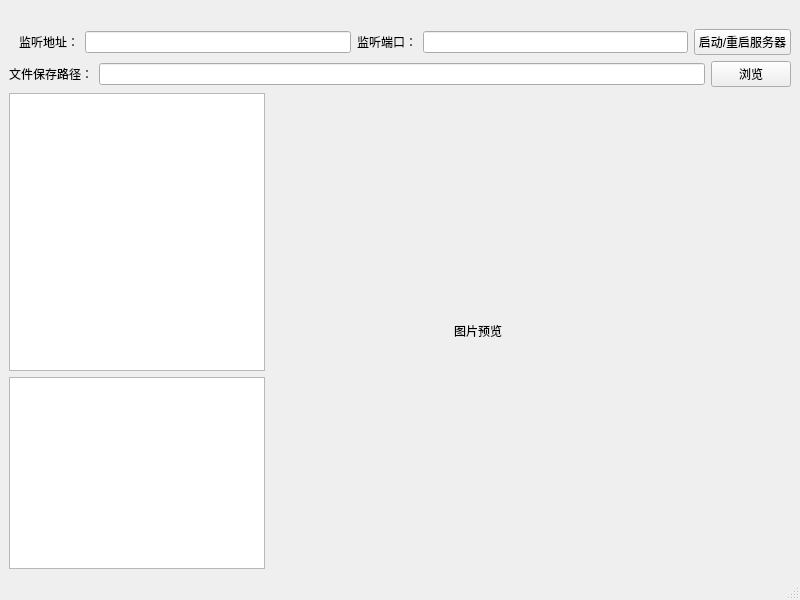
<?xml version="1.0" encoding="UTF-8"?>
<ui version="4.0">
 <class>MainWindow</class>
 <widget class="QMainWindow" name="MainWindow">
  <property name="geometry">
   <rect>
    <x>0</x>
    <y>0</y>
    <width>800</width>
    <height>600</height>
   </rect>
  </property>
  <property name="windowTitle">
   <string>MainWindow</string>
  </property>
  <widget class="QWidget" name="centralwidget">
   <layout class="QHBoxLayout" name="horizontalLayout">
    <item>
     <layout class="QVBoxLayout" name="verticalLayout">
      <item>
       <layout class="QHBoxLayout" name="horizontalLayout_2">
        <property name="leftMargin">
         <number>10</number>
        </property>
        <property name="topMargin">
         <number>20</number>
        </property>
        <item>
         <widget class="QLabel" name="label_2">
          <property name="text">
           <string>监听地址：</string>
          </property>
         </widget>
        </item>
        <item>
         <widget class="QLineEdit" name="serverAddressLineEdit"/>
        </item>
        <item>
         <widget class="QLabel" name="label">
          <property name="text">
           <string>监听端口：</string>
          </property>
         </widget>
        </item>
        <item>
         <widget class="QLineEdit" name="serverPortLineEdit"/>
        </item>
        <item>
         <widget class="QPushButton" name="startServerButton">
          <property name="text">
           <string>启动/重启服务器</string>
          </property>
         </widget>
        </item>
       </layout>
      </item>
      <item>
       <layout class="QHBoxLayout" name="horizontalLayout_3">
        <item>
         <widget class="QLabel" name="receivePathLineEditLabel">
          <property name="text">
           <string>文件保存路径：</string>
          </property>
         </widget>
        </item>
        <item>
         <widget class="QLineEdit" name="receivePathLineEdit"/>
        </item>
        <item>
         <widget class="QPushButton" name="browseReceiveButton">
          <property name="text">
           <string>浏览</string>
          </property>
         </widget>
        </item>
       </layout>
      </item>
      <item>
       <layout class="QHBoxLayout" name="horizontalLayout_4">
        <item>
         <layout class="QVBoxLayout" name="verticalLayout_2">
          <property name="leftMargin">
           <number>0</number>
          </property>
          <property name="topMargin">
           <number>0</number>
          </property>
          <item>
           <widget class="QListWidget" name="fileListWidget">
            <property name="sizePolicy">
             <sizepolicy hsizetype="Fixed" vsizetype="Expanding">
              <horstretch>0</horstretch>
              <verstretch>0</verstretch>
             </sizepolicy>
            </property>
           </widget>
          </item>
          <item>
           <widget class="QTextEdit" name="messageLogTextEdit">
            <property name="sizePolicy">
             <sizepolicy hsizetype="Fixed" vsizetype="Fixed">
              <horstretch>0</horstretch>
              <verstretch>0</verstretch>
             </sizepolicy>
            </property>
           </widget>
          </item>
         </layout>
        </item>
        <item>
         <widget class="ImagePreviewLabel" name="imagePreviewLabel">
          <property name="sizePolicy">
           <sizepolicy hsizetype="Expanding" vsizetype="Preferred">
            <horstretch>0</horstretch>
            <verstretch>0</verstretch>
           </sizepolicy>
          </property>
          <property name="text">
           <string>                                                       图片预览</string>
          </property>
         </widget>
        </item>
       </layout>
      </item>
     </layout>
    </item>
   </layout>
  </widget>
  <widget class="QMenuBar" name="menubar">
   <property name="geometry">
    <rect>
     <x>0</x>
     <y>0</y>
     <width>800</width>
     <height>25</height>
    </rect>
   </property>
  </widget>
  <widget class="QStatusBar" name="statusbar"/>
 </widget>
 <customwidgets>
  <customwidget>
   <class>ImagePreviewLabel</class>
   <extends>QLabel</extends>
   <header>imagepreviewlabel.h</header>
  </customwidget>
 </customwidgets>
 <resources/>
 <connections/>
</ui>
